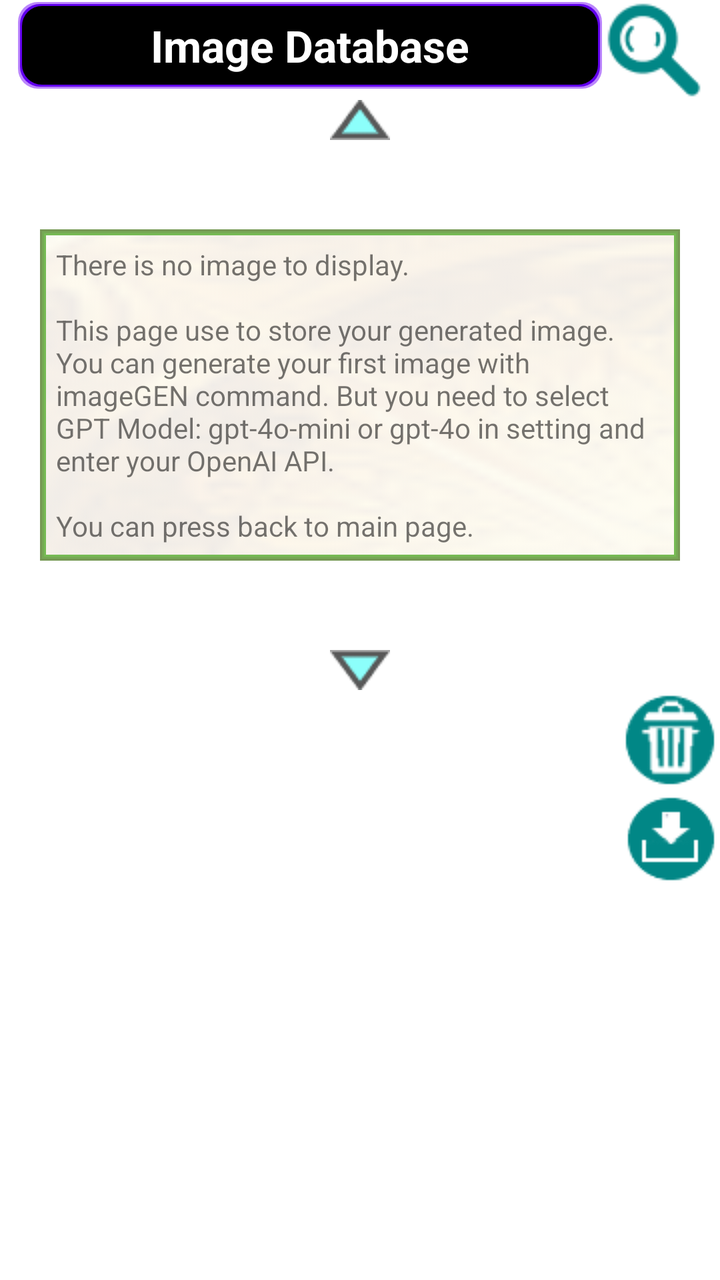
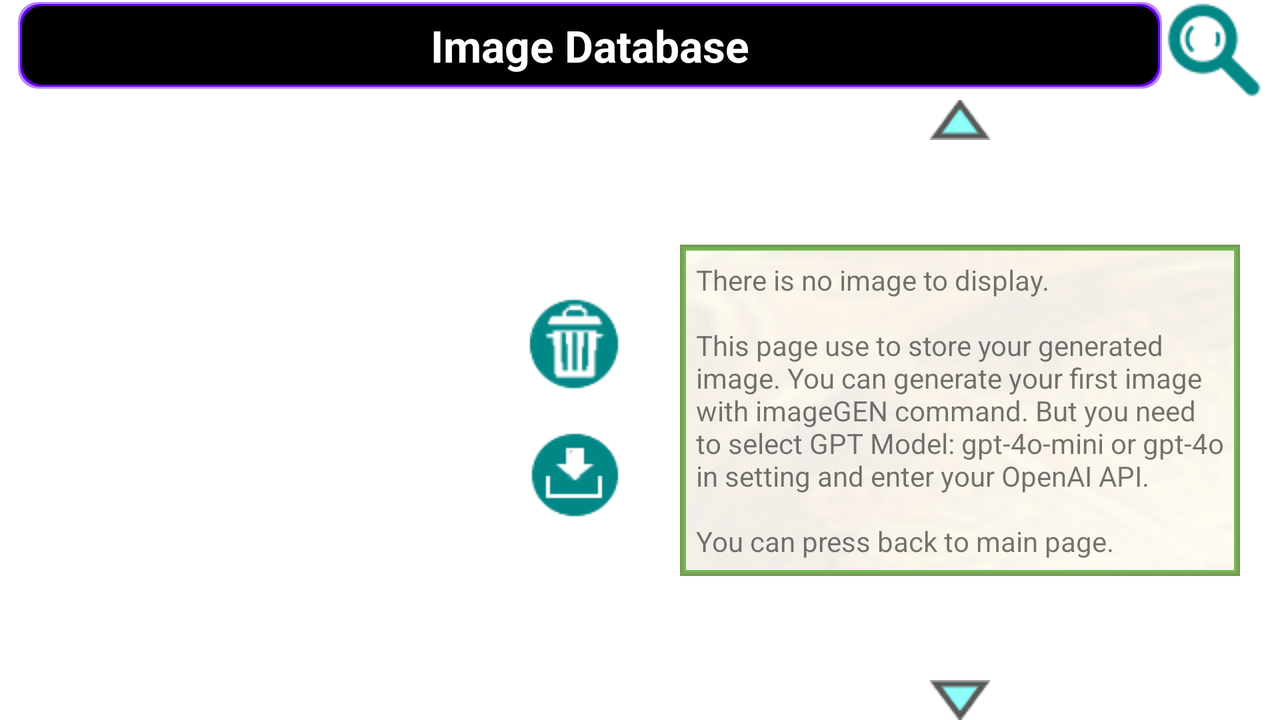

An Android layout and its configuration variant, each rendered on a device that would load it. The default file and the variant file are quoted in full after the pictures.
<!-- AndroidManifest.xml: fallback theme Theme.MaterialComponents.DayNight.NoActionBar -->
<!-- res/layout/image_database.xml -->
<?xml version="1.0" encoding="utf-8"?>
<androidx.constraintlayout.widget.ConstraintLayout xmlns:android="http://schemas.android.com/apk/res/android"
    xmlns:app="http://schemas.android.com/apk/res-auto"
    xmlns:tools="http://schemas.android.com/tools"
    android:layout_width="match_parent"
    android:layout_height="match_parent"
    android:id="@+id/image_database"
    tools:context=".ImageDatabase">

    <LinearLayout
        android:id="@+id/linearLayout22"
        android:layout_width="match_parent"
        android:layout_height="wrap_content"
        android:layout_marginStart="8dp"
        android:layout_marginEnd="8dp"
        android:orientation="horizontal"
        app:layout_constraintBottom_toTopOf="@+id/listView2"
        app:layout_constraintEnd_toEndOf="parent"
        app:layout_constraintStart_toStartOf="parent"
        app:layout_constraintTop_toTopOf="parent">
        <TextView
            android:id="@+id/textView8"
            android:layout_width="0dp"
            android:layout_height="wrap_content"
            android:layout_weight="1"
            android:padding="8dp"
            android:background="@drawable/title_border"
            android:text="@string/databaseimage"
            android:textAlignment="center"
            android:textAppearance="@style/TextAppearance.AppCompat.Large"
            android:textStyle="bold"
            android:textColor="@color/white" />
        <ImageButton
            android:id="@+id/search_btn2"
            style="@android:style/Widget.DeviceDefault.Button.Borderless"
            android:layout_width="50dp"
            android:layout_height="50dp"
            android:src="@drawable/search_icon"
            android:contentDescription="@string/search"/>
    </LinearLayout>

    <ListView
        android:id="@+id/listView2"
        android:layout_width="0dp"
        android:layout_height="0dp"
        android:choiceMode="singleChoice"
        android:divider="@android:color/holo_blue_bright"
        android:dividerHeight="1dp"
        android:listSelector="@android:color/holo_blue_light"
        android:textAlignment="gravity"
        app:layout_constraintBottom_toTopOf="@id/imageView5"
        app:layout_constraintEnd_toEndOf="parent"
        app:layout_constraintStart_toStartOf="parent"
        app:layout_constraintTop_toBottomOf="@id/linearLayout22" />

    <TextView
        android:id="@+id/noImage"
        android:layout_width="0dp"
        android:layout_height="wrap_content"
        android:layout_marginStart="20dp"
        android:layout_marginEnd="20dp"
        android:padding="8dp"
        android:background="@drawable/textview_border"
        android:text="@string/no_image"
        app:layout_constraintBottom_toTopOf="@id/imageView5"
        app:layout_constraintEnd_toEndOf="parent"
        app:layout_constraintStart_toStartOf="parent"
        app:layout_constraintTop_toBottomOf="@id/linearLayout22"/>

    <LinearLayout
        android:id="@+id/linearLayout7"
        android:layout_width="wrap_content"
        android:layout_height="0dp"
        android:orientation="vertical"
        app:layout_constraintBottom_toTopOf="@id/imageView5"
        app:layout_constraintEnd_toEndOf="parent"
        app:layout_constraintStart_toStartOf="parent"
        app:layout_constraintTop_toBottomOf="@id/linearLayout22">
        <ImageView
            android:id="@+id/upIMG5"
            android:layout_width="wrap_content"
            android:layout_height="wrap_content"
            android:src="@drawable/up"
            android:contentDescription="@string/up"/>
        <FrameLayout
            android:layout_width="wrap_content"
            android:layout_height="match_parent">
            <ImageView
                android:id="@+id/downIMG5"
                android:layout_width="wrap_content"
                android:layout_height="wrap_content"
                android:layout_gravity="bottom"
                android:gravity="bottom"
                android:src="@drawable/down"
                android:contentDescription="@string/down"/>
        </FrameLayout>
    </LinearLayout>

    <ImageView
        android:id="@+id/imageView5"
        android:layout_width="0dp"
        android:layout_height="0dp"
        android:contentDescription="@string/image"
        android:src="@drawable/a02"
        app:layout_constraintBottom_toBottomOf="parent"
        app:layout_constraintEnd_toEndOf="parent"
        app:layout_constraintStart_toStartOf="parent"
        app:layout_constraintTop_toBottomOf="@id/listView2" />

    <LinearLayout
        android:id="@+id/linearLayout23"
        android:layout_width="wrap_content"
        android:layout_height="wrap_content"
        android:orientation="vertical"
        app:layout_constraintBottom_toBottomOf="parent"
        app:layout_constraintEnd_toEndOf="parent"
        app:layout_constraintHorizontal_bias="1.0"
        app:layout_constraintStart_toStartOf="parent"
        app:layout_constraintTop_toBottomOf="@+id/listView2"
        app:layout_constraintVertical_bias="0.0">

        <ImageButton
            android:id="@+id/button8"
            style="@android:style/Widget.DeviceDefault.Button.Borderless"
            android:layout_width="50dp"
            android:layout_height="50dp"
            android:contentDescription="@string/delete"
            android:src="@drawable/delete_button" />

        <ImageButton
            android:id="@+id/save_picture"
            style="@android:style/Widget.DeviceDefault.Button.Borderless"
            android:layout_width="50dp"
            android:layout_height="50dp"
            android:contentDescription="@string/save"
            android:src="@drawable/save_picture_button" />
    </LinearLayout>
</androidx.constraintlayout.widget.ConstraintLayout>
<!-- resources referenced by this layout -->
<resources>
  <color name="white">#FFFFFFFF</color>
  <!-- drawable delete_button: png bitmap (drawable, 2081 bytes) -->
  <!-- drawable down: png bitmap (drawable, 567 bytes) -->
  <!-- drawable save_picture_button: png bitmap (drawable, 1246 bytes) -->
  <!-- drawable search_icon: png bitmap (drawable, 2254 bytes) -->
  <!-- drawable textview_border (drawable) -->
  <?xml version="1.0" encoding="utf-8"?>
  
  <layer-list xmlns:android="http://schemas.android.com/apk/res/android">
      <item>
          <bitmap
              android:src="@drawable/gold"
              android:alpha="0.1"
              android:gravity="fill"/>
      </item>
      <item>
          <shape
              android:shape="rectangle">
              <solid android:color="@android:color/transparent" />
              <stroke
                  android:color="@color/green2"
                  android:width="3dp"/>
          </shape>
      </item>
      <item>
          <shape
              android:shape="rectangle">
              <solid android:color="@android:color/transparent" />
              <stroke
                  android:color="@color/green1"
                  android:width="2dp"/>
          </shape>
      </item>
      <item>
          <shape
              android:shape="rectangle">
              <solid android:color="@android:color/transparent" />
              <stroke
                  android:color="@color/green"
                  android:width="1dp"/>
          </shape>
      </item>
  </layer-list>
  <!-- drawable title_border (drawable) -->
  <?xml version="1.0" encoding="utf-8"?>
  <layer-list xmlns:android="http://schemas.android.com/apk/res/android">
      <item>
          <shape>
              <solid android:color="@android:color/white" />
              <corners android:radius="10dp" />
          </shape>
      </item>
      <item
          android:top="1dp"
          android:left="1dp"
          android:right="1dp"
          android:bottom="1dp">
          <shape>
              <solid android:color="@color/purple_200" />
              <corners android:radius="10dp" />
          </shape>
      </item>
      <item
          android:top="2dp"
          android:left="2dp"
          android:right="2dp"
          android:bottom="2dp">
          <shape>
              <solid android:color="@color/purple_500" />
              <corners android:radius="10dp" />
          </shape>
      </item>
      <item
          android:top="3dp"
          android:left="3dp"
          android:right="3dp"
          android:bottom="3dp">
          <shape>
              <solid android:color="@color/black" />
              <corners android:radius="10dp" />
          </shape>
      </item>
  </layer-list>
  <!-- drawable up: png bitmap (drawable, 589 bytes) -->
  <string name="databaseimage">Image Database</string>
  <string name="delete">Delete</string>
  <string name="down">Down</string>
  <string name="image">Image</string>
  <string name="no_image">There is no image to display. \n\nThis page use to store your generated image. You can generate your first image with imageGEN command. But you need to select GPT Model: gpt-4o-mini or gpt-4o in setting and enter your OpenAI API. \n\nYou can press back to main page.</string>
  <string name="save">Save</string>
  <string name="search">Search</string>
  <string name="up">Up</string>
  <!-- drawable gold: png bitmap (drawable, 6146 bytes) -->
  <color name="green2">#FF76BA54</color>
  <color name="green1">#FF76A954</color>
  <color name="green">#FF769854</color>
  <color name="purple_200">#FFBB86FC</color>
  <color name="purple_500">#FF6200EE</color>
  <color name="black">#FF000000</color>
</resources>
<!-- res/layout-w600dp-land/image_database.xml (the repository's variant of the layout above) -->
<!-- drawn on the phone turned sideways -->
<?xml version="1.0" encoding="utf-8"?>
<androidx.constraintlayout.widget.ConstraintLayout xmlns:android="http://schemas.android.com/apk/res/android"
    xmlns:app="http://schemas.android.com/apk/res-auto"
    xmlns:tools="http://schemas.android.com/tools"
    android:layout_width="match_parent"
    android:layout_height="match_parent"
    android:id="@+id/image_database"
    tools:context=".ImageDatabase">

    <LinearLayout
        android:id="@+id/linearLayout22"
        android:layout_width="match_parent"
        android:layout_height="wrap_content"
        android:layout_marginStart="8dp"
        android:layout_marginEnd="8dp"
        android:orientation="horizontal"
        app:layout_constraintBottom_toTopOf="@+id/listView2"
        app:layout_constraintEnd_toEndOf="parent"
        app:layout_constraintStart_toStartOf="parent"
        app:layout_constraintTop_toTopOf="parent">
        <TextView
            android:id="@+id/textView8"
            android:layout_width="0dp"
            android:layout_height="wrap_content"
            android:layout_weight="1"
            android:padding="8dp"
            android:background="@drawable/title_border"
            android:text="@string/databaseimage"
            android:textAlignment="center"
            android:textAppearance="@style/TextAppearance.AppCompat.Large"
            android:textStyle="bold"
            android:textColor="@color/white" />
        <ImageButton
            android:id="@+id/search_btn2"
            style="@android:style/Widget.DeviceDefault.Button.Borderless"
            android:layout_width="50dp"
            android:layout_height="50dp"
            android:src="@drawable/search_icon"
            android:contentDescription="@string/search"/>
    </LinearLayout>

    <ListView
        android:id="@+id/listView2"
        android:layout_width="0dp"
        android:layout_height="0dp"
        android:choiceMode="singleChoice"
        android:divider="@android:color/holo_blue_bright"
        android:dividerHeight="1dp"
        android:listSelector="@android:color/holo_blue_light"
        android:textAlignment="gravity"
        app:layout_constraintBottom_toBottomOf="parent"
        app:layout_constraintEnd_toEndOf="parent"
        app:layout_constraintStart_toEndOf="@id/imageView5"
        app:layout_constraintTop_toBottomOf="@id/linearLayout22" />

    <TextView
        android:id="@+id/noImage"
        android:layout_width="0dp"
        android:layout_height="wrap_content"
        android:layout_marginStart="20dp"
        android:layout_marginEnd="20dp"
        android:padding="8dp"
        android:background="@drawable/textview_border"
        android:text="@string/no_image"
        app:layout_constraintBottom_toBottomOf="parent"
        app:layout_constraintEnd_toEndOf="parent"
        app:layout_constraintStart_toEndOf="@id/imageView5"
        app:layout_constraintTop_toBottomOf="@id/linearLayout22"/>

    <LinearLayout
        android:id="@+id/linearLayout7"
        android:layout_width="wrap_content"
        android:layout_height="0dp"
        android:orientation="vertical"
        app:layout_constraintBottom_toBottomOf="parent"
        app:layout_constraintEnd_toEndOf="parent"
        app:layout_constraintStart_toEndOf="@id/imageView5"
        app:layout_constraintTop_toBottomOf="@id/linearLayout22">
        <ImageView
            android:id="@+id/upIMG5"
            android:layout_width="wrap_content"
            android:layout_height="wrap_content"
            android:src="@drawable/up"
            android:contentDescription="@string/up"/>
        <FrameLayout
            android:layout_width="wrap_content"
            android:layout_height="match_parent">
            <ImageView
                android:id="@+id/downIMG5"
                android:layout_width="wrap_content"
                android:layout_height="wrap_content"
                android:layout_gravity="bottom"
                android:gravity="bottom"
                android:src="@drawable/down"
                android:contentDescription="@string/down"/>
        </FrameLayout>
    </LinearLayout>

    <ImageView
        android:id="@+id/imageView5"
        android:layout_width="0dp"
        android:layout_height="0dp"
        android:contentDescription="@string/image"
        android:src="@drawable/a02"
        app:layout_constraintBottom_toBottomOf="parent"
        app:layout_constraintEnd_toStartOf="@id/listView2"
        app:layout_constraintStart_toStartOf="parent"
        app:layout_constraintTop_toBottomOf="@id/linearLayout22" />

    <LinearLayout
        android:id="@+id/linearLayout23"
        android:layout_width="wrap_content"
        android:layout_height="wrap_content"
        android:orientation="vertical"
        app:layout_constraintBottom_toBottomOf="parent"
        app:layout_constraintEnd_toStartOf="@id/listView2"
        app:layout_constraintHorizontal_bias="1.0"
        app:layout_constraintStart_toStartOf="parent"
        app:layout_constraintTop_toBottomOf="@+id/linearLayout22">
        <ImageButton
            android:id="@+id/button8"
            style="@android:style/Widget.DeviceDefault.Button.Borderless"
            android:layout_width="50dp"
            android:layout_height="50dp"
            android:layout_marginStart="8dp"
            android:layout_marginTop="8dp"
            android:layout_marginEnd="8dp"
            android:layout_marginBottom="8dp"
            android:contentDescription="@string/delete"
            android:src="@drawable/delete_button" />
        <ImageButton
            android:id="@+id/save_picture"
            style="@android:style/Widget.DeviceDefault.Button.Borderless"
            android:layout_width="50dp"
            android:layout_height="50dp"
            android:layout_marginStart="8dp"
            android:layout_marginTop="8dp"
            android:layout_marginEnd="8dp"
            android:layout_marginBottom="8dp"
            android:contentDescription="@string/save"
            android:src="@drawable/save_picture_button" />
    </LinearLayout>
</androidx.constraintlayout.widget.ConstraintLayout>
